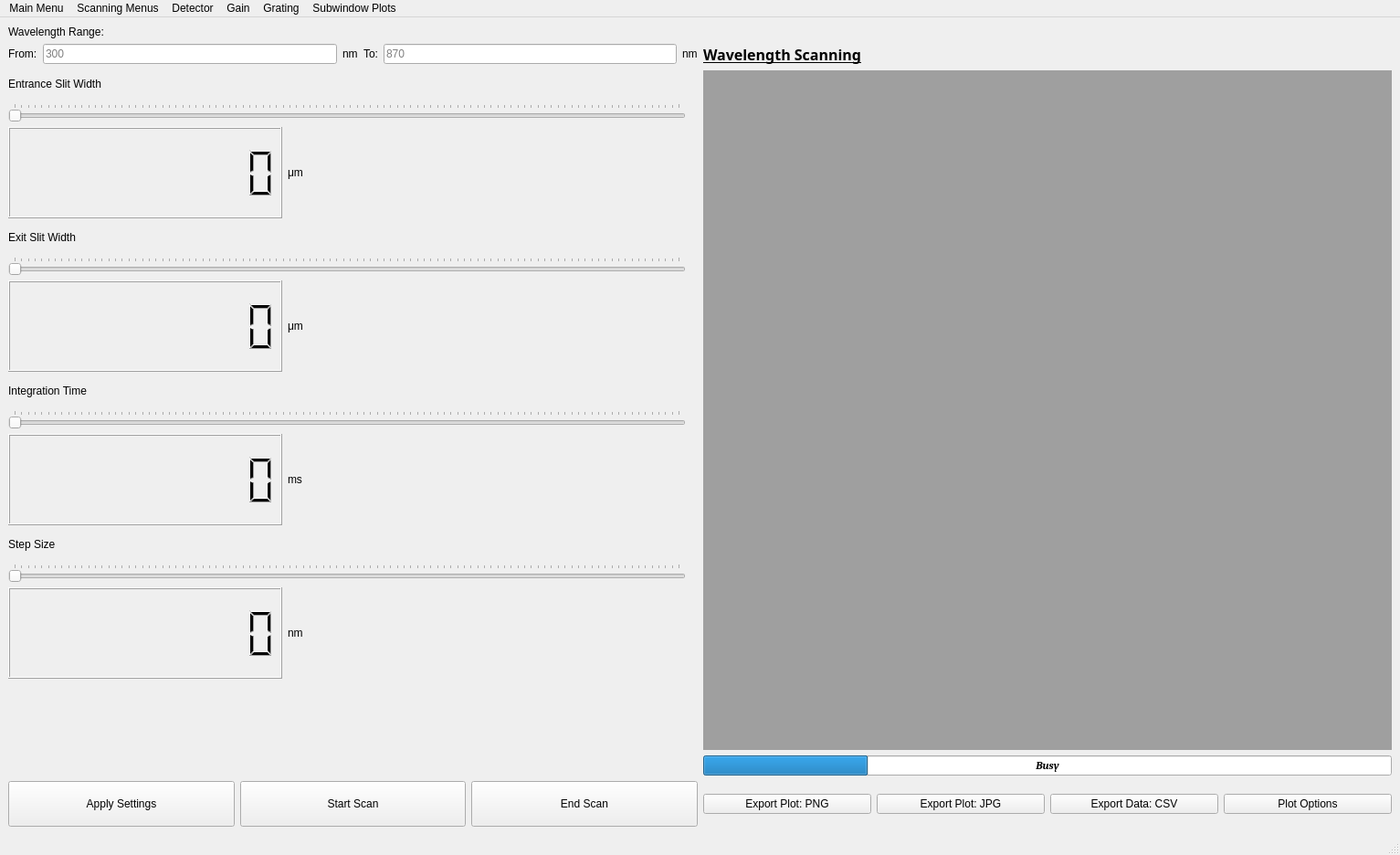
<?xml version="1.0" encoding="UTF-8"?>
<ui version="4.0">
 <class>ScanningMenu</class>
 <widget class="QMainWindow" name="ScanningMenu">
  <property name="geometry">
   <rect>
    <x>0</x>
    <y>0</y>
    <width>1533</width>
    <height>936</height>
   </rect>
  </property>
  <property name="sizePolicy">
   <sizepolicy hsizetype="MinimumExpanding" vsizetype="MinimumExpanding">
    <horstretch>0</horstretch>
    <verstretch>0</verstretch>
   </sizepolicy>
  </property>
  <property name="windowTitle">
   <string>Scanning Menu</string>
  </property>
  <widget class="QWidget" name="centralwidget">
   <layout class="QGridLayout" name="gridLayout_5">
    <item row="3" column="2">
     <layout class="QHBoxLayout" name="horizontalLayout_6">
      <item>
       <widget class="QPushButton" name="ExportPNG_Button">
        <property name="cursor">
         <cursorShape>PointingHandCursor</cursorShape>
        </property>
        <property name="text">
         <string>Export Plot: PNG</string>
        </property>
       </widget>
      </item>
      <item>
       <widget class="QPushButton" name="ExportJPG_Button">
        <property name="cursor">
         <cursorShape>PointingHandCursor</cursorShape>
        </property>
        <property name="text">
         <string>Export Plot: JPG</string>
        </property>
       </widget>
      </item>
      <item>
       <widget class="QPushButton" name="ExportCSV_Button">
        <property name="cursor">
         <cursorShape>PointingHandCursor</cursorShape>
        </property>
        <property name="text">
         <string>Export Data: CSV</string>
        </property>
       </widget>
      </item>
      <item>
       <widget class="QPushButton" name="PlotOptions_Button">
        <property name="cursor">
         <cursorShape>PointingHandCursor</cursorShape>
        </property>
        <property name="text">
         <string>Plot Options</string>
        </property>
       </widget>
      </item>
     </layout>
    </item>
    <item row="2" column="2">
     <layout class="QGridLayout" name="gridLayout_7">
      <item row="0" column="0">
       <widget class="QMdiArea" name="sub_mdiArea">
        <property name="maximumSize">
         <size>
          <width>1100</width>
          <height>900</height>
         </size>
        </property>
        <widget class="QWidget" name="plot_subwindowA">
         <property name="windowTitle">
          <string>Subwindow</string>
         </property>
         <layout class="QGridLayout" name="gridLayout_8">
          <item row="0" column="0">
           <layout class="QGridLayout" name="subLayoutA"/>
          </item>
         </layout>
        </widget>
        <widget class="QWidget" name="plot_subwindowB">
         <property name="windowTitle">
          <string>Subwindow</string>
         </property>
         <layout class="QGridLayout" name="gridLayout_10">
          <item row="0" column="0">
           <layout class="QGridLayout" name="subLayoutB"/>
          </item>
         </layout>
        </widget>
        <widget class="QWidget" name="plot_subwindowC">
         <property name="windowTitle">
          <string>Subwindow</string>
         </property>
         <layout class="QGridLayout" name="gridLayout_12">
          <item row="0" column="0">
           <layout class="QGridLayout" name="subLayoutC"/>
          </item>
         </layout>
        </widget>
        <widget class="QWidget" name="plot_subwindowD">
         <property name="windowTitle">
          <string>Subwindow</string>
         </property>
         <layout class="QGridLayout" name="gridLayout_14">
          <item row="0" column="0">
           <layout class="QGridLayout" name="subLayoutD"/>
          </item>
         </layout>
        </widget>
       </widget>
      </item>
      <item row="1" column="0">
       <widget class="QProgressBar" name="progressBar">
        <property name="font">
         <font>
          <family>Cambria</family>
          <weight>75</weight>
          <italic>true</italic>
          <bold>true</bold>
         </font>
        </property>
        <property name="value">
         <number>24</number>
        </property>
        <property name="alignment">
         <set>Qt::AlignCenter</set>
        </property>
        <property name="format">
         <string>Busy</string>
        </property>
       </widget>
      </item>
     </layout>
    </item>
    <item row="2" column="0">
     <layout class="QGridLayout" name="gridLayout_4">
      <item row="18" column="2">
       <widget class="QLabel" name="StepSize_Label">
        <property name="maximumSize">
         <size>
          <width>16777215</width>
          <height>30</height>
         </size>
        </property>
        <property name="text">
         <string>Step Size</string>
        </property>
       </widget>
      </item>
      <item row="9" column="2">
       <widget class="QSlider" name="ExitSlitSlider">
        <property name="cursor">
         <cursorShape>SizeHorCursor</cursorShape>
        </property>
        <property name="orientation">
         <enum>Qt::Horizontal</enum>
        </property>
        <property name="tickPosition">
         <enum>QSlider::TicksAbove</enum>
        </property>
       </widget>
      </item>
      <item row="5" column="2">
       <widget class="QLabel" name="ExitSlit_Label">
        <property name="maximumSize">
         <size>
          <width>16777215</width>
          <height>30</height>
         </size>
        </property>
        <property name="text">
         <string>Exit Slit Width</string>
        </property>
       </widget>
      </item>
      <item row="22" column="3">
       <widget class="QLabel" name="label_2">
        <property name="text">
         <string/>
        </property>
       </widget>
      </item>
      <item row="2" column="2">
       <widget class="QSlider" name="EntranceSlitSlider">
        <property name="cursor">
         <cursorShape>SizeHorCursor</cursorShape>
        </property>
        <property name="orientation">
         <enum>Qt::Horizontal</enum>
        </property>
        <property name="tickPosition">
         <enum>QSlider::TicksAbove</enum>
        </property>
       </widget>
      </item>
      <item row="14" column="2">
       <widget class="QLabel" name="IntTime_Label">
        <property name="maximumSize">
         <size>
          <width>16777215</width>
          <height>30</height>
         </size>
        </property>
        <property name="text">
         <string>Integration Time</string>
        </property>
       </widget>
      </item>
      <item row="19" column="2">
       <widget class="QSlider" name="StepSizeSlider">
        <property name="cursor">
         <cursorShape>SizeHorCursor</cursorShape>
        </property>
        <property name="orientation">
         <enum>Qt::Horizontal</enum>
        </property>
        <property name="tickPosition">
         <enum>QSlider::TicksAbove</enum>
        </property>
       </widget>
      </item>
      <item row="15" column="2">
       <widget class="QSlider" name="IntegrationTimeSlider">
        <property name="cursor">
         <cursorShape>SizeHorCursor</cursorShape>
        </property>
        <property name="orientation">
         <enum>Qt::Horizontal</enum>
        </property>
        <property name="tickPosition">
         <enum>QSlider::TicksAbove</enum>
        </property>
       </widget>
      </item>
      <item row="10" column="2">
       <layout class="QGridLayout" name="gridLayout">
        <item row="0" column="0">
         <widget class="QLCDNumber" name="lcdNum_ExitSlider">
          <property name="minimumSize">
           <size>
            <width>300</width>
            <height>0</height>
           </size>
          </property>
          <property name="maximumSize">
           <size>
            <width>80</width>
            <height>16777215</height>
           </size>
          </property>
          <property name="digitCount">
           <number>10</number>
          </property>
         </widget>
        </item>
        <item row="0" column="1">
         <widget class="QLabel" name="micrometer_label2">
          <property name="text">
           <string>μm</string>
          </property>
         </widget>
        </item>
       </layout>
      </item>
      <item row="0" column="2">
       <widget class="QLabel" name="EntanceSlit_Label">
        <property name="maximumSize">
         <size>
          <width>16777215</width>
          <height>30</height>
         </size>
        </property>
        <property name="text">
         <string>Entrance Slit Width</string>
        </property>
       </widget>
      </item>
      <item row="4" column="2">
       <layout class="QHBoxLayout" name="horizontalLayout_3">
        <item>
         <widget class="QLCDNumber" name="lcdNum_EntranceSlider">
          <property name="minimumSize">
           <size>
            <width>300</width>
            <height>0</height>
           </size>
          </property>
          <property name="maximumSize">
           <size>
            <width>280</width>
            <height>16777215</height>
           </size>
          </property>
          <property name="digitCount">
           <number>10</number>
          </property>
         </widget>
        </item>
        <item>
         <widget class="QLabel" name="micrometer_label1">
          <property name="text">
           <string>μm</string>
          </property>
         </widget>
        </item>
       </layout>
      </item>
      <item row="16" column="2">
       <layout class="QGridLayout" name="gridLayout_2">
        <item row="0" column="0">
         <widget class="QLCDNumber" name="lcdNum_IntTimeSlider">
          <property name="minimumSize">
           <size>
            <width>300</width>
            <height>0</height>
           </size>
          </property>
          <property name="maximumSize">
           <size>
            <width>80</width>
            <height>16777215</height>
           </size>
          </property>
          <property name="digitCount">
           <number>10</number>
          </property>
         </widget>
        </item>
        <item row="0" column="1">
         <widget class="QLabel" name="millisec_label1">
          <property name="text">
           <string>ms</string>
          </property>
         </widget>
        </item>
       </layout>
      </item>
      <item row="20" column="2">
       <layout class="QGridLayout" name="gridLayout_3">
        <item row="0" column="0">
         <widget class="QLCDNumber" name="lcdNum_StepSizeSlider">
          <property name="minimumSize">
           <size>
            <width>300</width>
            <height>0</height>
           </size>
          </property>
          <property name="maximumSize">
           <size>
            <width>80</width>
            <height>16777215</height>
           </size>
          </property>
          <property name="smallDecimalPoint">
           <bool>false</bool>
          </property>
          <property name="digitCount">
           <number>10</number>
          </property>
          <property name="segmentStyle">
           <enum>QLCDNumber::Filled</enum>
          </property>
          <property name="value" stdset="0">
           <double>0.000000000000000</double>
          </property>
          <property name="intValue" stdset="0">
           <number>0</number>
          </property>
         </widget>
        </item>
        <item row="0" column="1">
         <widget class="QLabel" name="nanometer_label3">
          <property name="text">
           <string>nm</string>
          </property>
         </widget>
        </item>
       </layout>
      </item>
     </layout>
    </item>
    <item row="1" column="0">
     <layout class="QGridLayout" name="gridLayout_9">
      <item row="1" column="3">
       <widget class="QLabel" name="to_label">
        <property name="text">
         <string>To:</string>
        </property>
       </widget>
      </item>
      <item row="1" column="0">
       <widget class="QLabel" name="fro_label">
        <property name="text">
         <string>From:</string>
        </property>
       </widget>
      </item>
      <item row="1" column="1">
       <widget class="QLineEdit" name="lowerWavelength_input">
        <property name="text">
         <string/>
        </property>
        <property name="placeholderText">
         <string>300</string>
        </property>
       </widget>
      </item>
      <item row="1" column="2">
       <widget class="QLabel" name="nanometer_label1">
        <property name="text">
         <string>nm</string>
        </property>
       </widget>
      </item>
      <item row="1" column="4">
       <widget class="QLineEdit" name="upperWavelength_input">
        <property name="text">
         <string/>
        </property>
        <property name="placeholderText">
         <string>870</string>
        </property>
       </widget>
      </item>
      <item row="1" column="5">
       <widget class="QLabel" name="nanometer_label2">
        <property name="text">
         <string>nm</string>
        </property>
       </widget>
      </item>
     </layout>
    </item>
    <item row="3" column="0">
     <layout class="QHBoxLayout" name="horizontalLayout_5">
      <item>
       <widget class="QPushButton" name="ApplySettings_Button">
        <property name="minimumSize">
         <size>
          <width>0</width>
          <height>50</height>
         </size>
        </property>
        <property name="cursor">
         <cursorShape>PointingHandCursor</cursorShape>
        </property>
        <property name="text">
         <string>Apply Settings</string>
        </property>
       </widget>
      </item>
      <item>
       <widget class="QPushButton" name="StartScan_Button">
        <property name="minimumSize">
         <size>
          <width>0</width>
          <height>50</height>
         </size>
        </property>
        <property name="cursor">
         <cursorShape>PointingHandCursor</cursorShape>
        </property>
        <property name="text">
         <string>Start Scan</string>
        </property>
       </widget>
      </item>
      <item>
       <widget class="QPushButton" name="EndScan_Button">
        <property name="minimumSize">
         <size>
          <width>0</width>
          <height>50</height>
         </size>
        </property>
        <property name="cursor">
         <cursorShape>PointingHandCursor</cursorShape>
        </property>
        <property name="text">
         <string>End Scan</string>
        </property>
       </widget>
      </item>
     </layout>
    </item>
    <item row="0" column="0">
     <widget class="QLabel" name="label">
      <property name="text">
       <string>Wavelength Range:</string>
      </property>
     </widget>
    </item>
    <item row="1" column="2">
     <widget class="QLabel" name="MenuLabel">
      <property name="maximumSize">
       <size>
        <width>1500</width>
        <height>900</height>
       </size>
      </property>
      <property name="font">
       <font>
        <family>Lucida Bright</family>
        <pointsize>12</pointsize>
        <weight>75</weight>
        <bold>true</bold>
        <underline>true</underline>
       </font>
      </property>
      <property name="text">
       <string>Wavelength Scanning</string>
      </property>
     </widget>
    </item>
   </layout>
  </widget>
  <widget class="QMenuBar" name="menubar">
   <property name="geometry">
    <rect>
     <x>0</x>
     <y>0</y>
     <width>1533</width>
     <height>26</height>
    </rect>
   </property>
   <widget class="QMenu" name="menuScan">
    <property name="title">
     <string>Scanning Menus</string>
    </property>
    <addaction name="actionTimeMenu"/>
    <addaction name="actionWavelengthMenu"/>
   </widget>
   <widget class="QMenu" name="menuMain">
    <property name="title">
     <string>Main Menu</string>
    </property>
    <addaction name="actionMainMenu"/>
   </widget>
   <widget class="QMenu" name="menuDetector">
    <property name="title">
     <string>Detector</string>
    </property>
    <addaction name="actionSide"/>
    <addaction name="actionFront"/>
   </widget>
   <widget class="QMenu" name="menuGain">
    <property name="title">
     <string>Gain</string>
    </property>
    <addaction name="actionAuto"/>
    <addaction name="action1X"/>
    <addaction name="action10X"/>
    <addaction name="action100X"/>
    <addaction name="action1000X"/>
   </widget>
   <widget class="QMenu" name="menuGrating">
    <property name="title">
     <string>Grating</string>
    </property>
    <addaction name="action1800Grating"/>
    <addaction name="action600Grating"/>
   </widget>
   <widget class="QMenu" name="menu_SubwindowPlots">
    <property name="title">
     <string>Subwindow Plots</string>
    </property>
    <addaction name="actionTiled"/>
    <addaction name="actionCascade"/>
    <addaction name="actionPlotA"/>
    <addaction name="actionPlotB"/>
    <addaction name="actionPlotC"/>
    <addaction name="actionPlotD"/>
   </widget>
   <addaction name="menuMain"/>
   <addaction name="menuScan"/>
   <addaction name="menuDetector"/>
   <addaction name="menuGain"/>
   <addaction name="menuGrating"/>
   <addaction name="menu_SubwindowPlots"/>
  </widget>
  <widget class="QStatusBar" name="statusbar"/>
  <action name="actionTimeMenu">
   <property name="enabled">
    <bool>true</bool>
   </property>
   <property name="text">
    <string>Time Base Scanning</string>
   </property>
  </action>
  <action name="actionWavelengthMenu">
   <property name="checkable">
    <bool>true</bool>
   </property>
   <property name="checked">
    <bool>true</bool>
   </property>
   <property name="enabled">
    <bool>false</bool>
   </property>
   <property name="text">
    <string>Wavelength Scanning</string>
   </property>
  </action>
  <action name="actionMainMenu">
   <property name="text">
    <string>Main Menu</string>
   </property>
  </action>
  <action name="actionSide">
   <property name="checkable">
    <bool>true</bool>
   </property>
   <property name="checked">
    <bool>true</bool>
   </property>
   <property name="text">
    <string>Side</string>
   </property>
  </action>
  <action name="actionFront">
   <property name="checkable">
    <bool>true</bool>
   </property>
   <property name="text">
    <string>Front</string>
   </property>
  </action>
  <action name="actionAuto">
   <property name="checkable">
    <bool>true</bool>
   </property>
   <property name="checked">
    <bool>true</bool>
   </property>
   <property name="text">
    <string>AUTO</string>
   </property>
  </action>
  <action name="action1X">
   <property name="checkable">
    <bool>true</bool>
   </property>
   <property name="text">
    <string>1X</string>
   </property>
  </action>
  <action name="action10X">
   <property name="checkable">
    <bool>true</bool>
   </property>
   <property name="text">
    <string>10X</string>
   </property>
  </action>
  <action name="action100X">
   <property name="checkable">
    <bool>true</bool>
   </property>
   <property name="text">
    <string>100X</string>
   </property>
  </action>
  <action name="action1000X">
   <property name="checkable">
    <bool>true</bool>
   </property>
   <property name="text">
    <string>1000X</string>
   </property>
  </action>
  <action name="action1800Grating">
   <property name="checkable">
    <bool>true</bool>
   </property>
   <property name="checked">
    <bool>true</bool>
   </property>
   <property name="text">
    <string>1800 l/mm (Vis)</string>
   </property>
  </action>
  <action name="action600Grating">
   <property name="checkable">
    <bool>true</bool>
   </property>
   <property name="text">
    <string>600 l/mm (IR)</string>
   </property>
  </action>
  <action name="actionTiled">
   <property name="text">
    <string>tiled</string>
   </property>
  </action>
  <action name="actionCascade">
   <property name="text">
    <string>cascade</string>
   </property>
  </action>
  <action name="actionPlotA">
   <property name="checkable">
    <bool>true</bool>
   </property>
   <property name="checked">
    <bool>true</bool>
   </property>
   <property name="text">
    <string>add/view/set plotA</string>
   </property>
  </action>
  <action name="actionPlotB">
   <property name="checkable">
    <bool>true</bool>
   </property>
   <property name="text">
    <string>add/view/set plotB</string>
   </property>
  </action>
  <action name="actionPlotC">
   <property name="checkable">
    <bool>true</bool>
   </property>
   <property name="text">
    <string>add/view/set plotC</string>
   </property>
  </action>
  <action name="actionPlotD">
   <property name="checkable">
    <bool>true</bool>
   </property>
   <property name="text">
    <string>add/view/set plotD</string>
   </property>
  </action>
 </widget>
 <resources/>
 <connections/>
</ui>
